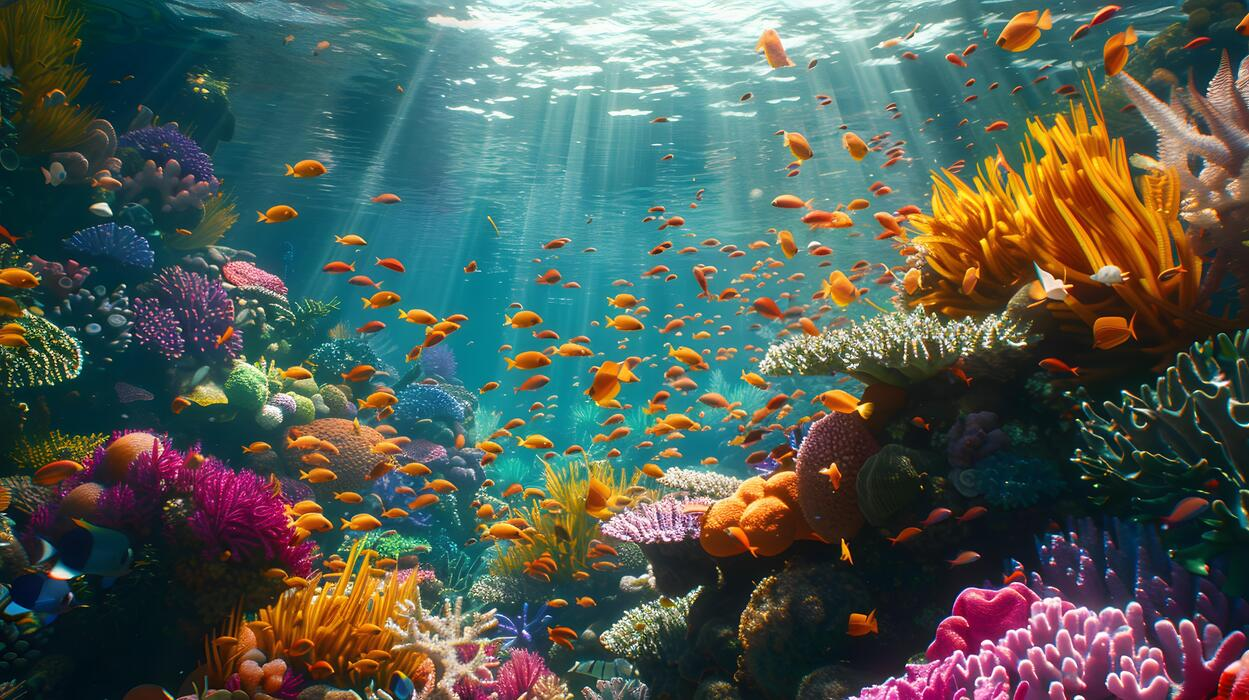
#> input picture data/input/underwater1.jpg, 1249 x 700 px, found by its file name
$ python step8_clahe.py
#> lines starting #> are read from the running program, lines starting #| are printed output that depends on the picture
#> further down, img is the input picture: shape (700, 1249, 3); mean B, G, R 84.3, 92.3, 80.1
# step8_clahe.py
# Purpose: improve contrast using
#   (1) normal histogram equalization  and  (2) CLAHE.
# Both are applied on the L (lightness) channel of the LAB color space.
# We also experiment with clipLimit and tileGridSize.

import cv2
import os
import sys
import numpy as np
import matplotlib.pyplot as plt

# ---------- 1. Paths ----------
base_folder    = os.path.dirname(os.path.abspath(__file__))
input_path     = os.path.join(base_folder, "..", "input_images", "underwater1.jpg")
output_folder  = os.path.join(base_folder, "..", "output_images")
results_folder = os.path.join(base_folder, "..", "results")
os.makedirs(output_folder, exist_ok=True)
os.makedirs(results_folder, exist_ok=True)

# ---------- 2. Settings you can change ----------
MAX_WIDTH  = 800
CLIP_LIMIT = 2.0        # default CLAHE strength
TILE_GRID  = (8, 8)     # default number of tiles (columns, rows)

# ---------- 3. Helper functions ----------
def resize_image(image, max_width):
    """Shrink image so width <= max_width. Keeps aspect ratio."""
#> called with max_width = 800
    h, w = image.shape[:2]
#> h = 700; w = 1249
    if w <= max_width:
        return image.copy()
    scale = max_width / w
#> scale = 0.641
    return cv2.resize(image, (max_width, int(h * scale)), interpolation=cv2.INTER_AREA)

def histogram_equalization(image):
    """Normal (global) histogram equalization on the L channel."""
    lab = cv2.cvtColor(image, cv2.COLOR_BGR2LAB)      # BGR -> LAB
#> lab: shape (448, 800, 3); mean of channels 0, 1, 2 97.6, 125.6, 132.1
    l, a, b = cv2.split(lab)                          # separate lightness and color
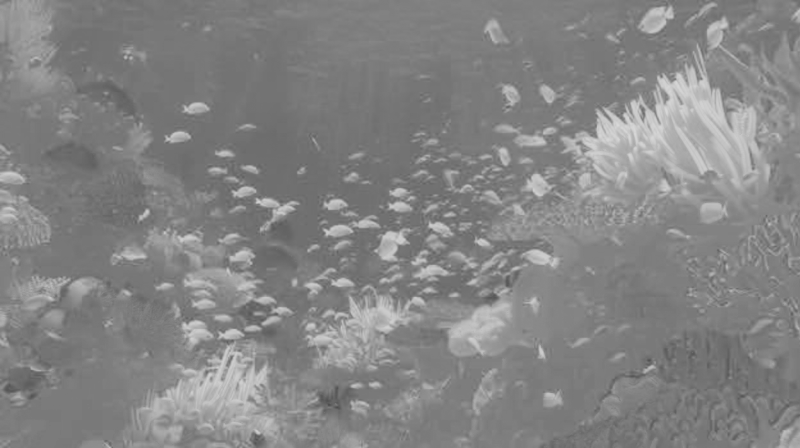
#> b: shape (448, 800); min 77, max 216, mean 132.1
    l_eq = cv2.equalizeHist(l)                        # equalize only lightness
    lab_eq = cv2.merge((l_eq, a, b))                  # put the channels back
#> lab_eq: shape (448, 800, 3); mean of channels 0, 1, 2 128.2, 125.6, 132.1
    return cv2.cvtColor(lab_eq, cv2.COLOR_LAB2BGR)    # LAB -> BGR

def apply_clahe(image, clip_limit=2.0, tile_grid=(8, 8)):
    """
    CLAHE on the L channel.
    image      : BGR image (uint8)
    clip_limit : contrast limit (higher = stronger)
    tile_grid  : (columns, rows) of tiles
    Returns the enhanced BGR image.
    """
#> called with clip_limit = 2, tile_grid = (8, 8)
    lab = cv2.cvtColor(image, cv2.COLOR_BGR2LAB)
    l, a, b = cv2.split(lab)
    clahe = cv2.createCLAHE(clipLimit=clip_limit, tileGridSize=tile_grid)
    l_eq = clahe.apply(l)
    lab_eq = cv2.merge((l_eq, a, b))
#> lab_eq: shape (448, 800, 3); mean of channels 0, 1, 2 104.7, 125.6, 132.1
    return cv2.cvtColor(lab_eq, cv2.COLOR_LAB2BGR)

def brightness_and_contrast(image):
    """Return (mean brightness, contrast) from the grayscale image."""
    gray = cv2.cvtColor(image, cv2.COLOR_BGR2GRAY)
    return gray.mean(), gray.std()

def to_rgb(image):
    """BGR -> RGB for Matplotlib."""
    return cv2.cvtColor(image, cv2.COLOR_BGR2RGB)

# ---------- 4. Read and resize ----------
img = cv2.imread(input_path)
if img is None:
    print("ERROR: Could not read the image.")
    print("Path tried:", os.path.abspath(input_path))
    sys.exit()

img = resize_image(img, MAX_WIDTH)

# ---------- 5. Main comparison: Original vs HE vs CLAHE ----------
he_img    = histogram_equalization(img)
clahe_img = apply_clahe(img, CLIP_LIMIT, TILE_GRID)

main_versions = [("Original", img),
                 ("Histogram Equalization", he_img),
                 (f"CLAHE (clip {CLIP_LIMIT}, tiles {TILE_GRID[0]}x{TILE_GRID[1]})", clahe_img)]

print(f"{'Version':<40}{'Brightness':>12}{'Contrast':>12}")
for name, image in main_versions:
    bright, contrast = brightness_and_contrast(image)
    print(f"{name:<40}{bright:>12.1f}{contrast:>12.1f}")
#> this loop made 3 passes
#> (name, bright, contrast) on passes 1 to 3: ('Original', 87.74, 53.81), ('Histogram Equalization', 119.1, 69.86), ('CLAHE (clip 2.0, tiles 8x8)', 94.74, 58.4)
#| Original                                        87.7        53.8
#| Histogram Equalization                         119.1        69.9
#| CLAHE (clip 2.0, tiles 8x8)                     94.7        58.4

cv2.imwrite(os.path.join(output_folder, "step8_hist_eq.jpg"), he_img)
cv2.imwrite(os.path.join(output_folder, "step8_clahe.jpg"),   clahe_img)

# ---------- 6. Figure 1: images (top) and grayscale histograms (bottom) ----------
fig1 = plt.figure(figsize=(14, 7))
for i, (name, image) in enumerate(main_versions):
    plt.subplot(2, 3, i + 1)
    plt.imshow(to_rgb(image))
    plt.title(name, fontsize=10)
    plt.axis("off")

    plt.subplot(2, 3, i + 4)
    gray = cv2.cvtColor(image, cv2.COLOR_BGR2GRAY)
    hist = cv2.calcHist([gray], [0], None, [256], [0, 256])
    plt.plot(hist, color="black")
    plt.xlim([0, 255])
    plt.xlabel("Pixel value")
    plt.ylabel("Pixels")
#> this loop made 3 passes
#> name on passes 1 to 3: 'Original', 'Histogram Equalization', 'CLAHE (clip 2.0, tiles 8x8)'
plt.tight_layout()
fig1.savefig(os.path.join(results_folder, "step8_clahe_comparison.png"), dpi=150)
#> figure, not shown here; panel 2: curve peaks at x = 30, y = 4093; panel 4: curve peaks at x = 34, y = 2658; panel 6: curve peaks at x = 27, y = 3384

# ---------- 7. Experiment: change clipLimit, then tileGridSize ----------
clip_values = [1.0, 2.0, 4.0, 8.0]
tile_values = [(2, 2), (4, 4), (8, 8), (16, 16)]

experiments = [(f"clip = {c}, tiles 8x8", apply_clahe(img, c, (8, 8))) for c in clip_values]
#> in apply_clahe (call 2), `lab_eq = cv2.merge((l_eq, a, b))`: lab_eq: shape (448, 800, 3); mean of channels 0, 1, 2 98.9, 125.6, 132.1
#> in apply_clahe (call 4), `lab_eq = cv2.merge((l_eq, a, b))`: lab_eq: shape (448, 800, 3); mean of channels 0, 1, 2 113.7, 125.6, 132.1
#> in apply_clahe (call 5), `lab_eq = cv2.merge((l_eq, a, b))`: lab_eq: shape (448, 800, 3); mean of channels 0, 1, 2 122.1, 125.6, 132.1
#> in apply_clahe (call 5), `return cv2.cvtColor(lab_eq, cv2.COLOR_LAB2BGR)`:
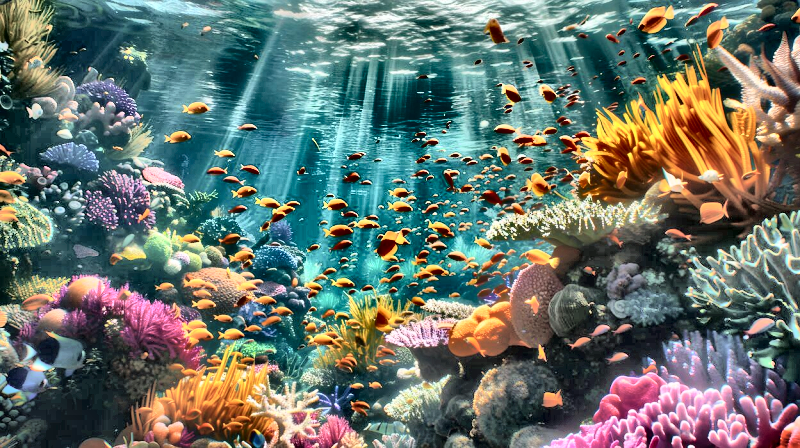
#> returned value: shape (448, 800, 3); mean B, G, R 108.7, 116.5, 104.5
#> experiments = 4 items
experiments += [(f"clip = 2.0, tiles {t[0]}x{t[1]}", apply_clahe(img, 2.0, t)) for t in tile_values]
#> in apply_clahe (call 6), `l_eq = clahe.apply(l)`:
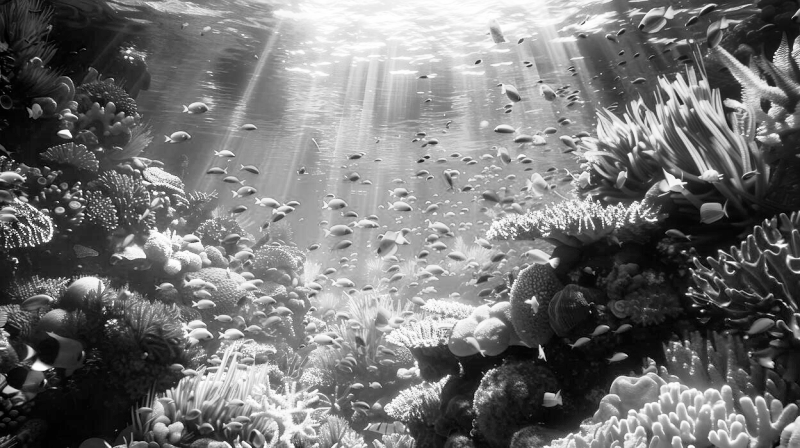
#> l_eq: shape (448, 800); min 0, max 255, mean 116.3
#> in apply_clahe (call 6), `lab_eq = cv2.merge((l_eq, a, b))`: lab_eq: shape (448, 800, 3); mean of channels 0, 1, 2 116.3, 125.6, 132.1
#> in apply_clahe (call 7), `lab_eq = cv2.merge((l_eq, a, b))`: lab_eq: shape (448, 800, 3); mean of channels 0, 1, 2 108.5, 125.6, 132.1
#> in apply_clahe (call 9), `lab_eq = cv2.merge((l_eq, a, b))`: lab_eq: shape (448, 800, 3); mean of channels 0, 1, 2 102.6, 125.6, 132.1
#> in apply_clahe (call 9), `return cv2.cvtColor(lab_eq, cv2.COLOR_LAB2BGR)`:
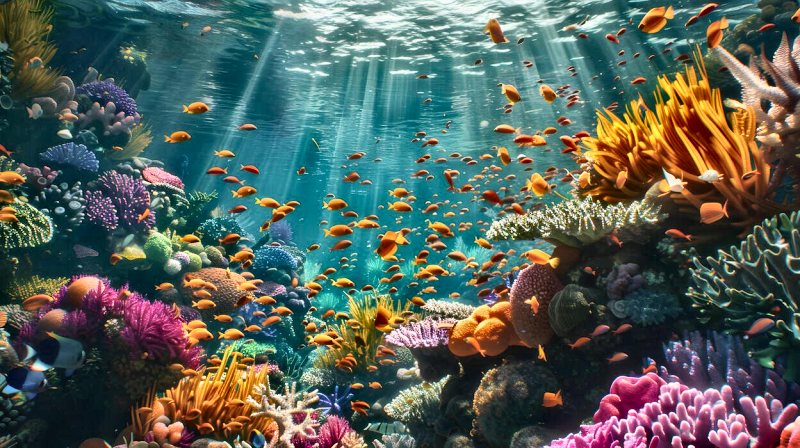
#> returned value: shape (448, 800, 3); mean B, G, R 89.6, 97.2, 84.7
#> experiments = 8 items

print(f"\n{'Experiment':<32}{'Brightness':>12}{'Contrast':>12}")
for name, image in experiments:
    bright, contrast = brightness_and_contrast(image)
    print(f"{name:<32}{bright:>12.1f}{contrast:>12.1f}")
#> this loop made 8 passes
#> (name, bright, contrast) on passes 1 to 8: ('clip = 1.0, tiles 8x8', 89.12, 55.69), ('clip = 2.0, tiles 8x8', 94.74, 58.4), ('clip = 4.0, tiles 8x8', 103.6, 61.07), ('clip = 8.0, tiles 8x8', 112, 62.98), ('clip = 2.0, tiles 2x2', 107.5, 69.07), ('clip = 2.0, tiles 4x4', 98.74, 60.97), ('clip = 2.0, tiles 8x8', 94.74, 58.4), ('clip = 2.0, tiles 16x16', 92.62, 56.94)
#| clip = 1.0, tiles 8x8                   89.1        55.7
#| clip = 2.0, tiles 8x8                   94.7        58.4
#| clip = 4.0, tiles 8x8                  103.6        61.1
#| clip = 8.0, tiles 8x8                  112.0        63.0
#| clip = 2.0, tiles 2x2                  107.5        69.1
#| clip = 2.0, tiles 4x4                   98.7        61.0
#| clip = 2.0, tiles 8x8                   94.7        58.4
#| clip = 2.0, tiles 16x16                 92.6        56.9
#> pass 1, in brightness_and_contrast (call 4), `gray = cv2.cvtColor(image, cv2.COLOR_BGR2GRAY)`:
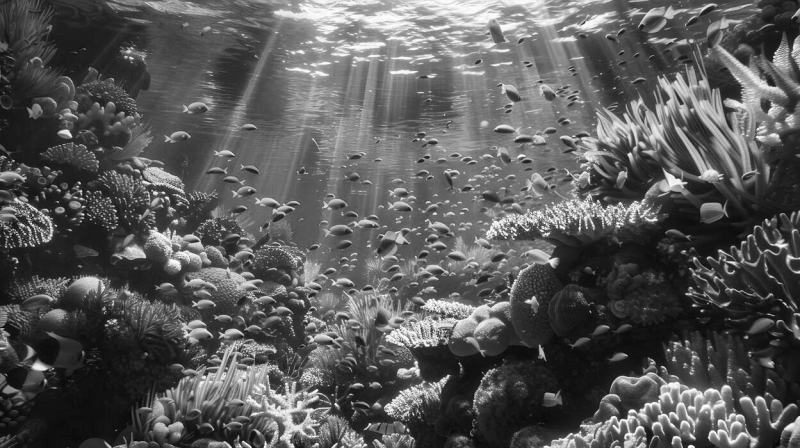
#> gray: shape (448, 800); min 6, max 254, mean 89.1
#> pass 3, in brightness_and_contrast (call 6), `gray = cv2.cvtColor(image, cv2.COLOR_BGR2GRAY)`:
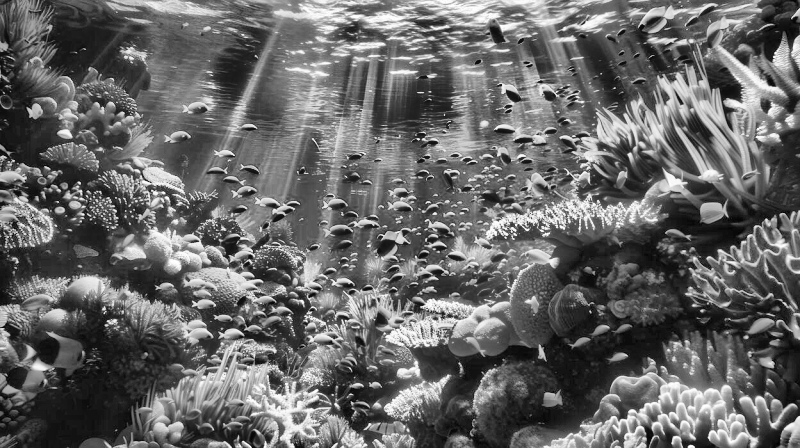
#> gray: shape (448, 800); min 1, max 255, mean 103.6

fig2 = plt.figure(figsize=(16, 8))
for i, (name, image) in enumerate(experiments):
    plt.subplot(2, 4, i + 1)
    plt.imshow(to_rgb(image))
    plt.title(name, fontsize=10)
    plt.axis("off")
#> this loop made 8 passes
#> name on passes 1 to 8: 'clip = 1.0, tiles 8x8', 'clip = 2.0, tiles 8x8', 'clip = 4.0, tiles 8x8', 'clip = 8.0, tiles 8x8', 'clip = 2.0, tiles 2x2', 'clip = 2.0, tiles 4x4', 'clip = 2.0, tiles 8x8', 'clip = 2.0, tiles 16x16'
plt.tight_layout()
fig2.savefig(os.path.join(results_folder, "step8_parameter_experiment.png"), dpi=150)
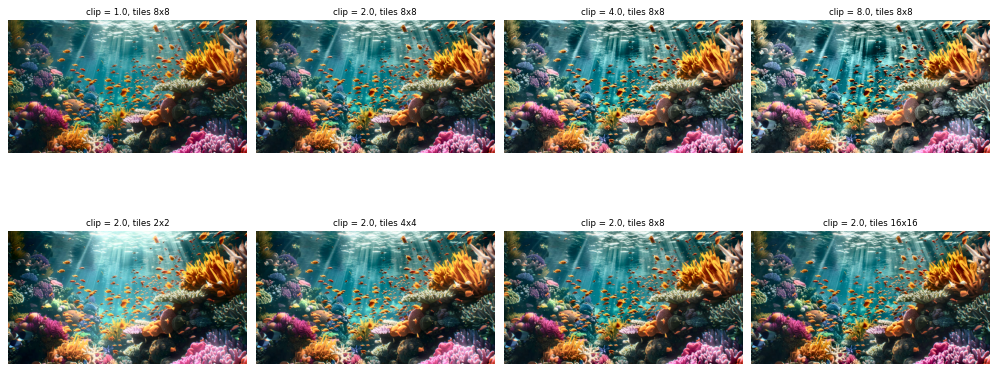
#> figure drawn by matplotlib, 8 panels

plt.show()

$ run again, with data/input/img1.jpg copied over data/input/underwater1.jpg
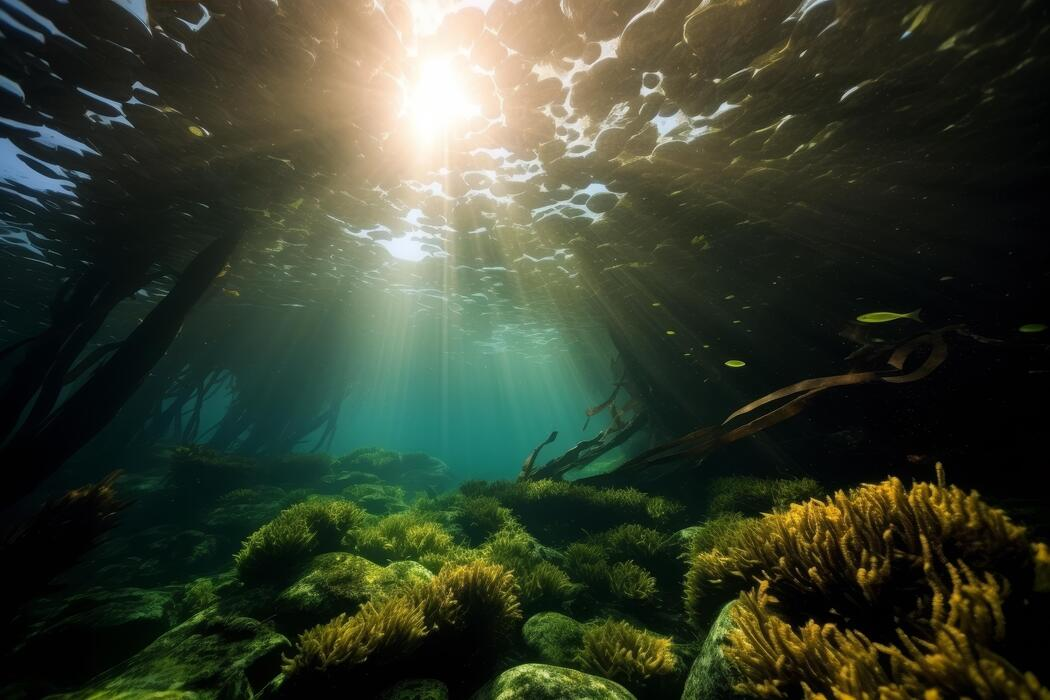
#> input picture data/input/img1.jpg, 1050 x 700 px, found by its file name
#> img is the input picture: shape (700, 1050, 3); mean B, G, R 46.3, 63.3, 55.4
#> lab: shape (533, 800, 3); mean of channels 0, 1, 2 63.2, 122.3, 136.8
#> the loop `for name, image in main_versions:` made 3 passes
#> (name, bright, contrast) on passes 1 to 3: ('Original', 59, 58.92), ('Histogram Equalization', 121.6, 69.93), ('CLAHE (clip 2.0, tiles 8x8)', 73.96, 59.89)
#> (printed output is left out)
#> pass 1, in brightness_and_contrast, `gray = cv2.cvtColor(image, cv2.COLOR_BGR2GRAY)`:
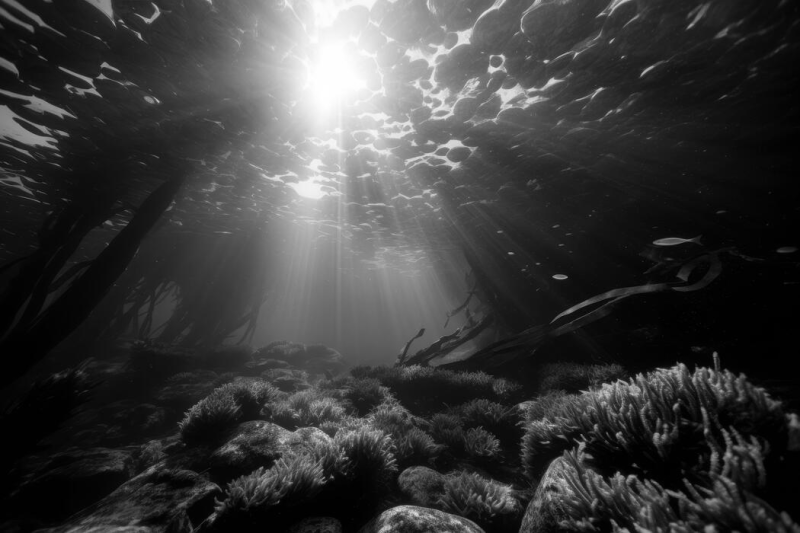
#> gray: shape (533, 800); min 0, max 255, mean 59
#> the loop `for i, (name, image) in enumerate(main_versions):` made 3 passes
#> name on passes 1 to 3: 'Original', 'Histogram Equalization', 'CLAHE (clip 2.0, tiles 8x8)'
#> `experiments = [(f"clip = {c}, tiles 8x8", apply_clahe(img, c, (8, 8)))..`: experiments = 4 items
#> in apply_clahe (call 9), `return cv2.cvtColor(lab_eq, cv2.COLOR_LAB2BGR)`:
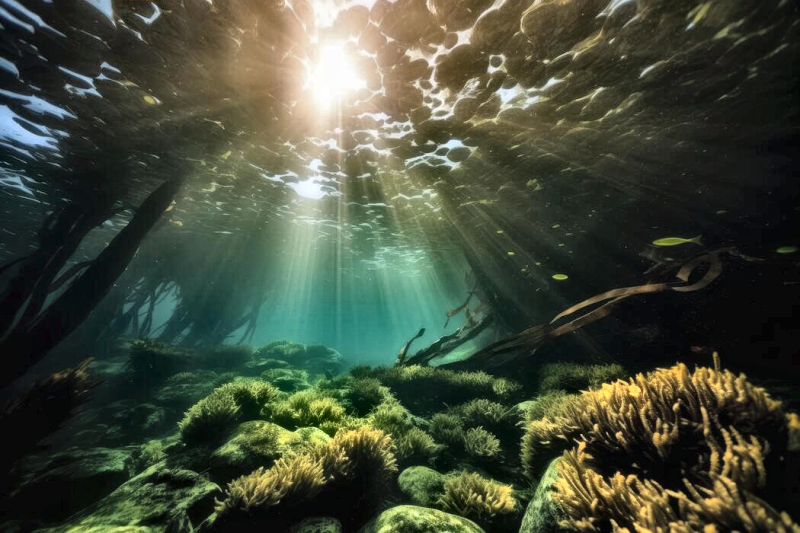
#> returned value: shape (533, 800, 3); mean B, G, R 57.9, 75.1, 67.4
#> `experiments += [(f"clip = 2.0, tiles {t[0]}x{t[1]}", apply_clahe(img, ..`: experiments = 8 items
#> the loop `for name, image in experiments:` made 8 passes
#> (name, bright, contrast) on passes 1 to 8: ('clip = 1.0, tiles 8x8', 66.53, 58.42), ('clip = 2.0, tiles 8x8', 73.96, 59.89), ('clip = 4.0, tiles 8x8', 84.8, 59.82), ('clip = 8.0, tiles 8x8', 97.19, 58.54), ('clip = 2.0, tiles 2x2', 86.61, 68.89), ('clip = 2.0, tiles 4x4', 78.21, 62.68), ('clip = 2.0, tiles 8x8', 73.96, 59.89), ('clip = 2.0, tiles 16x16', 70.88, 58.1)
#> (printed output is left out)
#> the loop `for i, (name, image) in enumerate(experiments):` made 8 passes
#> name on passes 1 to 8: 'clip = 1.0, tiles 8x8', 'clip = 2.0, tiles 8x8', 'clip = 4.0, tiles 8x8', 'clip = 8.0, tiles 8x8', 'clip = 2.0, tiles 2x2', 'clip = 2.0, tiles 4x4', 'clip = 2.0, tiles 8x8', 'clip = 2.0, tiles 16x16'

$ run again, with data/input/img2.jpg copied over data/input/underwater1.jpg
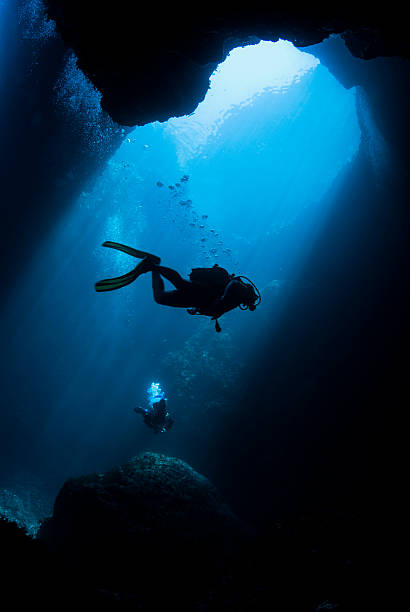
#> input picture data/input/img2.jpg, 410 x 612 px, found by its file name
#> img is the input picture: shape (612, 410, 3); mean B, G, R 75.8, 50.4, 6.8
#> lab: shape (612, 410, 3); mean of channels 0, 1, 2 49.5, 126.1, 110.8
#> the loop `for name, image in main_versions:` made 3 passes
#> (name, bright, contrast) on passes 1 to 3: ('Original', 40.2, 51.59), ('Histogram Equalization', 128.4, 55.43), ('CLAHE (clip 2.0, tiles 8x8)', 55.43, 55.33)
#> (printed output is left out)
#> the loop `for i, (name, image) in enumerate(main_versions):` made 3 passes
#> name on passes 1 to 3: 'Original', 'Histogram Equalization', 'CLAHE (clip 2.0, tiles 8x8)'
#> `experiments = [(f"clip = {c}, tiles 8x8", apply_clahe(img, c, (8, 8)))..`: experiments = 4 items
#> in apply_clahe (call 9), `return cv2.cvtColor(lab_eq, cv2.COLOR_LAB2BGR)`:
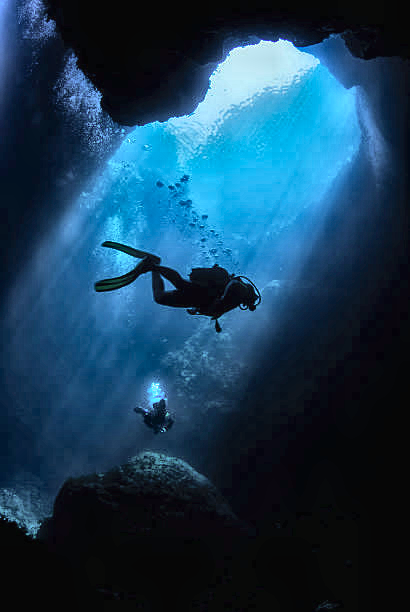
#> returned value: shape (612, 410, 3); mean B, G, R 86.3, 60.7, 23.8
#> `experiments += [(f"clip = 2.0, tiles {t[0]}x{t[1]}", apply_clahe(img, ..`: experiments = 8 items
#> the loop `for name, image in experiments:` made 8 passes
#> (name, bright, contrast) on passes 1 to 8: ('clip = 1.0, tiles 8x8', 49.82, 54.16), ('clip = 2.0, tiles 8x8', 55.43, 55.33), ('clip = 4.0, tiles 8x8', 62.75, 56.06), ('clip = 8.0, tiles 8x8', 71.54, 56.1), ('clip = 2.0, tiles 2x2', 61.74, 62.66), ('clip = 2.0, tiles 4x4', 59.24, 59.82), ('clip = 2.0, tiles 8x8', 55.43, 55.33), ('clip = 2.0, tiles 16x16', 52.61, 54.14)
#> (printed output is left out)
#> pass 3, in brightness_and_contrast (call 6), `gray = cv2.cvtColor(image, cv2.COLOR_BGR2GRAY)`:
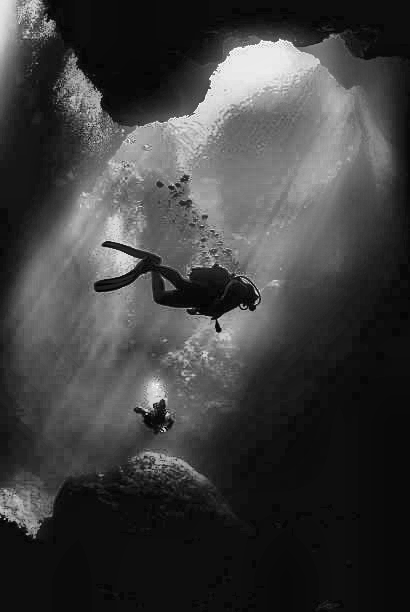
#> gray: shape (612, 410); min 2, max 251, mean 62.8
#> the loop `for i, (name, image) in enumerate(experiments):` made 8 passes
#> name on passes 1 to 8: 'clip = 1.0, tiles 8x8', 'clip = 2.0, tiles 8x8', 'clip = 4.0, tiles 8x8', 'clip = 8.0, tiles 8x8', 'clip = 2.0, tiles 2x2', 'clip = 2.0, tiles 4x4', 'clip = 2.0, tiles 8x8', 'clip = 2.0, tiles 16x16'
